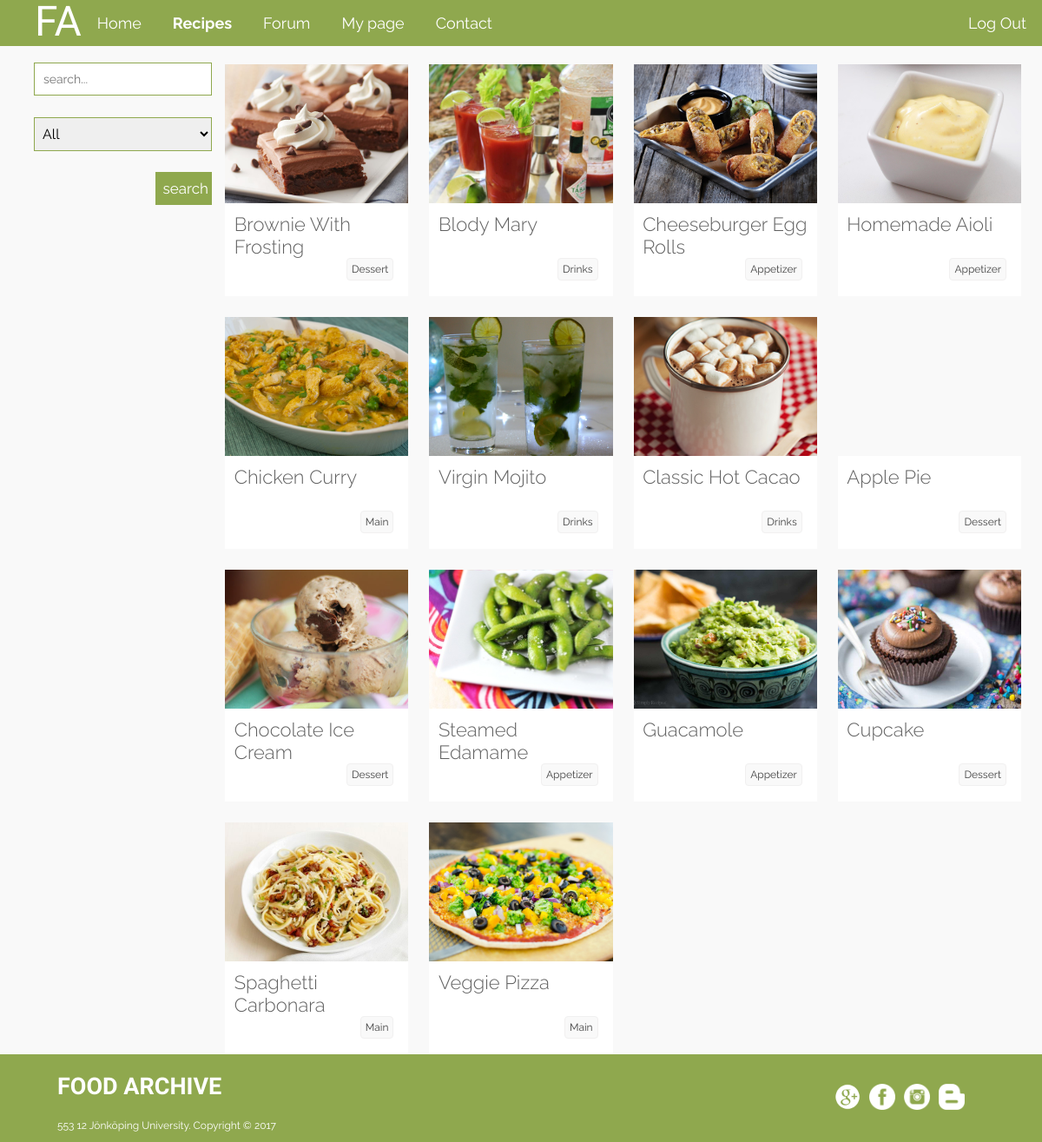
/useradmin/recipes.php (signed in), run on the app's committed database.
### tables this page shows
CREATE TABLE `recipe` (
  `id` int(11) NOT NULL,
  `name` varchar(100) NOT NULL,
  `description` longtext NOT NULL,
  `ingredients` text NOT NULL,
  `img` varchar(255) NOT NULL,
  `ratings` int(11) NOT NULL,
  `time` int(11) NOT NULL,
  `type` varchar(50) NOT NULL,
  `username` varchar(100) NOT NULL
);

### useradmin/recipes.php (the view, shortened to what this page needs)
<?php
    include("../config.php");
    include("header.php");
?>
<div class="find">
    <figure id="leftsidebar">
        <form id="filter" method="post">
            <input type="text" placeholder="search..." maxlength="20" name="searchrecipe"  id="filtersearch"/>
            <select id="mySelect" name="type">
                <option value="%%"> All </option>
            </select>
            <input type="submit" class="submit" value="search" name="submit"/>
        </form>
    </figure>
    <div class="rightdiv_rcp">
        <?php
            $type='';
            if (isset($_POST) && !empty($_POST)) {
                $searchrecipe = trim($_POST['searchrecipe']);
                $searchrecipe = addslashes($searchrecipe);
                $type=trim($_POST['type']);
                $searchrecipe= htmlentities($searchrecipe);
                $searchrecipe = mysqli_real_escape_string($db, $searchrecipe);
                $query="select id,name,description,img,type from recipe";
                if ($searchrecipe && !$type) {
                    $query=$query." where name like '%".$searchrecipe ."%'";
                }
                if (!$searchrecipe && $type) {
                    $query=$query." where type LIKE '". $type ."' AND type LIKE '%%'";
                }
                if ($searchrecipe && $type) {
                    $query = $query . " where name like '%".$searchrecipe."%' and type LIKE '".$type."' AND type LIKE '%%'";
                }
                $stmt = $db->prepare($query);
                $stmt->bind_result($id, $name, $description, $image,$type);
                $stmt->execute();
                $stmt->store_result();
                $m=0;
                while ($stmt->fetch()) {
                    echo '<article class="recipescontainer">';
                        echo "<div class='upper-div' style='background-image:url(../img/$image)'></div>";
                        echo '<div class="lower-div">';
                            echo "<h4> $name </h4>";
                            echo '<a class="onercp-link" target="_blank" href="onerecipe.php?id=' . urlencode($id) . '"></a>';
                            echo "<p class='type'> $type </p>";
                        echo "</div>";
                    echo "</article>";
                    $m=1;
                }
                if($m==0){
                    echo "<h2>No enrtries found</h2>";
                }
            }else{
                $query = "SELECT id, name, description, img, type FROM recipe";
                $stmt = $db->prepare($query);
                $stmt->bind_result($id, $name, $description, $image, $type);
                $stmt->execute();
                $stmt->store_result();
                while ($stmt->fetch()) {
                    echo '<article class="recipescontainer">';
                        echo "<div class='upper-div' style='background-image:url(../img/$image)'></div>";
                        echo '<div class="lower-div">';
                            echo "<h4> $name </h4>";
                            echo '<a  class="onercp-link" target="_blank" href="onerecipe.php?id=' . urlencode($id) . '"></a>';
                            echo "<p class='type'> $type </p>";
                        echo "</div>";
                    echo "</article>";
                }
            }
        ?>
    </div>
</div>
<?php
    include ('footer.php');
?>

### style.css (style rules this page uses)
body, html { margin: 0; background-color: #f9f9f9; }
.find { overflow: hidden; padding-left: 24px; }
#leftsidebar { float: left; width: 20%; margin: 0; height: 100%; padding: 22px 15px 0 15px; box-sizing: border-box; }
#filtersearch { width: 100%; padding: 10px; border: 1px solid #8fa84e; font-size: 14px; font-family: raleway; }
.rightdiv_rcp { margin: 0; float: right; width: 80%; }
.recipescontainer { width: 25%; float: left; height: 291px; padding: 24px 24px 0 0; box-sizing: border-box; margin: 0px; position: relative; }
.upper-div { height: 60%; padding: 0; margin: 0 auto; position: relative; background-position: center center; background-size: cover; }
.lower-div { height: 40%; background-color: #ffffff; box-sizing: border-box; padding: 5%; margin: 0; }
h4 { margin: 0; font-size: 22px; color: #616161; display: inherit; font-family: raleway; font-weight: 300; text-transform: capitalize; }
.onercp-link { position: absolute; top: 22px; left: 0; bottom: 0; right: 23px; }
.type { position: absolute; bottom: 6px; right: 41px; padding: 5px; border-radius: 4px; border: 1px solid #f1f0f0; background-color: #f9f9f9; font-family: raleway; font-size: 12px; color: #424242; }
select { border: 1px solid #8fa84e; width: 100%; font-family: raleway; font-size: 16px; padding: 0 5px; height: 39px; margin: 25px 0 9px 0; }
.submit { width: 32%; float: right; padding: 9px; margin: 15px auto; font-family: raleway; font-size: 17px; display: block; background-color: #8fa84e; color: white; border: none; }

### data on the page
recipe: img (picture), name "Brownie With Frosting", type "Dessert"
recipe: img (picture), name "Blody Mary", type "Drinks"
recipe: img (picture), name "Cheeseburger Egg Rolls", type "Appetizer"
recipe: img (picture), name "Homemade Aioli", type "Appetizer"
recipe: img (picture), name "Chicken Curry", type "Main"
recipe: img (picture), name "Virgin Mojito", type "Drinks"
recipe: img (picture), name "Classic Hot Cacao", type "Drinks"
recipe: name "Apple Pie", type "Dessert"
recipe: img (picture), name "Chocolate Ice Cream", type "Dessert"
recipe: img (picture), name "Steamed Edamame", type "Appetizer"
recipe: img (picture), name "Guacamole", type "Appetizer"
recipe: img (picture), name "Cupcake", type "Dessert"
recipe: img (picture), name "Spaghetti Carbonara", type "Main"
recipe: img (picture), name "Veggie Pizza", type "Main"
